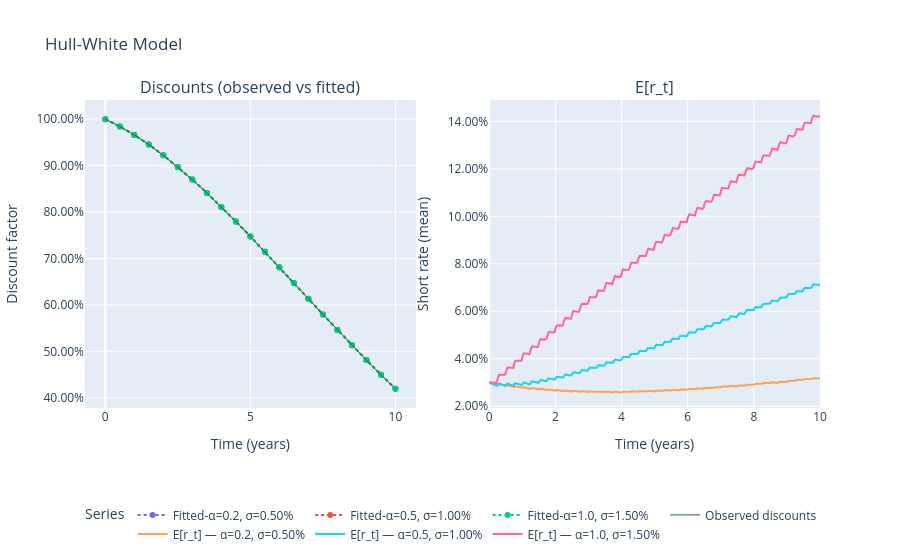

Notebook code for this chart:
### Code cell
eps = 1e-12
lnP_obs = np.log(simulation.expected_discounts)
f_raw = np.zeros_like(simulation.times)
f_raw[1:] = -(lnP_obs[1:] - lnP_obs[:-1]) / DT

s_factor = 5e-4
mask_pos = simulation.times > 0
spl_f = UnivariateSpline(simulation.times[mask_pos], f_raw[mask_pos], s=s_factor)
f = np.zeros_like(simulation.times)
f[mask_pos] = spl_f(simulation.times[mask_pos])
fprime = np.zeros_like(simulation.times)
fprime[mask_pos] = spl_f.derivative()(simulation.times[mask_pos])

r0 = f[1]

def hw_theta_from_curve(t, f, fprime, a, sigma):
    theta = np.zeros_like(t)
    theta[0] = f[1]  # benign at 0
    theta[1:] = fprime[1:] + a * f[1:] + (sigma**2)/(2*a) * (1.0 - np.exp(-2.0 * a * t[1:]))
    return theta

def hw_expectation_Q(t, theta, a, r0):
    E = np.zeros_like(t)
    E[0] = r0
    I = 0.0
    decay = np.exp(-a * DT)
    for k in range(1, len(t)):
        I = decay * I + a * 0.5 * DT * (theta[k] + decay * theta[k-1])
        E[k] = r0 * np.exp(-a * t[k]) + I
    return E

param_sets = [
    (0.20, 0.005),
    (0.50, 0.010),
    (1.00, 0.015),
]

cum_int_f = np.zeros_like(simulation.times)
cum_int_f[1:] = np.cumsum(0.5 * (f[:-1] + f[1:]) * DT)
P_fit = np.exp(-cum_int_f)
y_fit = np.zeros_like(simulation.times); y_fit[1:] = -np.log(P_fit[1:]) / simulation.times[1:]; y_fit[0] = r0

mean_paths = []
for a_hw, sigma_hw in param_sets:
    theta = hw_theta_from_curve(simulation.times, f, fprime, a_hw, sigma_hw)
    E_hw = hw_expectation_Q(simulation.times, theta, a_hw, r0)
    mean_paths.append((a_hw, sigma_hw, E_hw))


# to plot only some points
mask_t = (simulation.times * STEPS_PER_YEAR) % 180 == 0

# Plotting
fig = make_subplots(rows=1, cols=2, subplot_titles=("Discounts (observed vs fitted)", "E[r_t]"))
for a_hw, sigma_hw, _ in mean_paths:
    fig.add_trace(go.Scatter(x=simulation.times[mask_t], y=P_fit[mask_t], mode="markers+lines", name=f"Fitted-α={a_hw:.1f}, σ={sigma_hw:.2%}", line=dict(width=2, dash="dot")), row=1, col=1)
fig.add_trace(go.Scatter(x=simulation.times[mask_t], y=simulation.expected_discounts[mask_t], name="Observed discounts", mode="lines", line=dict(color="green", width=1)), row=1, col=1)

for a_hw, sigma_hw, E_hw in mean_paths:
    fig.add_trace(go.Scatter(x=simulation.times, y=E_hw, mode="lines", name=f"E[r_t] — α={a_hw:.1f}, σ={sigma_hw:.2%}"), row=1, col=2)

for c in (1,2):
    fig.update_yaxes(tickformat=".2%", row=1, col=c)
    fig.update_xaxes(title_text="Time (years)", row=1, col=c)

fig.update_yaxes(title_text="Discount factor", row=1, col=1)
fig.update_yaxes(title_text="Short rate (mean)", row=1, col=2)
fig.update_layout(title="Hull-White Model", legend_title="Series")
fig.update_layout(legend=dict(orientation="h", yanchor="top", y=-0.3, xanchor="center", x=0.5))
fig.show()

### Figure 1 — Plotly figure (JSON) as saved in the notebook; plotly's stock layout.template omitted (floating-point values rounded to 4 significant figures; data arrays with more than 128 entries replaced by an {"elided": "..."} marker saying what was removed)
{"data": [{"line": {"dash": "dot", "width": 2}, "mode": "markers+lines", "name": "Fitted-α=0.2, σ=0.50%", "type": "scatter", "x": [0.0, 0.5, 1.0, 1.5, 2.0, 2.5, 3.0, 3.5, 4.0, 4.5, 5.0, 5.5, 6.0, 6.5, 7.0, 7.5, 8.0, 8.5, 9.0, 9.5, 10.0], "xaxis": "x", "y": [1.0, 0.9844, 0.9661, 0.9453, 0.9221, 0.8969, 0.8699, 0.8411, 0.811, 0.7796, 0.7473, 0.7143, 0.6808, 0.647, 0.6132, 0.5795, 0.5461, 0.5132, 0.4811, 0.4497, 0.4191], "yaxis": "y"}, {"line": {"dash": "dot", "width": 2}, "mode": "markers+lines", "name": "Fitted-α=0.5, σ=1.00%", "type": "scatter", "x": [0.0, 0.5, 1.0, 1.5, 2.0, 2.5, 3.0, 3.5, 4.0, 4.5, 5.0, 5.5, 6.0, 6.5, 7.0, 7.5, 8.0, 8.5, 9.0, 9.5, 10.0], "xaxis": "x", "y": [1.0, 0.9844, 0.9661, 0.9453, 0.9221, 0.8969, 0.8699, 0.8411, 0.811, 0.7796, 0.7473, 0.7143, 0.6808, 0.647, 0.6132, 0.5795, 0.5461, 0.5132, 0.4811, 0.4497, 0.4191], "yaxis": "y"}, {"line": {"dash": "dot", "width": 2}, "mode": "markers+lines", "name": "Fitted-α=1.0, σ=1.50%", "type": "scatter", "x": [0.0, 0.5, 1.0, 1.5, 2.0, 2.5, 3.0, 3.5, 4.0, 4.5, 5.0, 5.5, 6.0, 6.5, 7.0, 7.5, 8.0, 8.5, 9.0, 9.5, 10.0], "xaxis": "x", "y": [1.0, 0.9844, 0.9661, 0.9453, 0.9221, 0.8969, 0.8699, 0.8411, 0.811, 0.7796, 0.7473, 0.7143, 0.6808, 0.647, 0.6132, 0.5795, 0.5461, 0.5132, 0.4811, 0.4497, 0.4191], "yaxis": "y"}, {"line": {"color": "green", "width": 1}, "mode": "lines", "name": "Observed discounts", "type": "scatter", "x": [0.0, 0.5, 1.0, 1.5, 2.0, 2.5, 3.0, 3.5, 4.0, 4.5, 5.0, 5.5, 6.0, 6.5, 7.0, 7.5, 8.0, 8.5, 9.0, 9.5, 10.0], "xaxis": "x", "y": [1.0, 0.9844, 0.966, 0.9452, 0.9221, 0.8969, 0.8698, 0.841, 0.8109, 0.7795, 0.7473, 0.7142, 0.6807, 0.6469, 0.6131, 0.5794, 0.546, 0.5132, 0.481, 0.4496, 0.4191], "yaxis": "y"}, {"mode": "lines", "name": "E[r_t] — α=0.2, σ=0.50%", "type": "scatter", "x": {"elided": "3601 float values"}, "xaxis": "x2", "y": {"elided": "3601 float values"}, "yaxis": "y2"}, {"mode": "lines", "name": "E[r_t] — α=0.5, σ=1.00%", "type": "scatter", "x": {"elided": "3601 float values"}, "xaxis": "x2", "y": {"elided": "3601 float values"}, "yaxis": "y2"}, {"mode": "lines", "name": "E[r_t] — α=1.0, σ=1.50%", "type": "scatter", "x": {"elided": "3601 float values"}, "xaxis": "x2", "y": {"elided": "3601 float values"}, "yaxis": "y2"}], "layout": {"annotations": [{"font": {"size": 16}, "showarrow": false, "text": "Discounts (observed vs fitted)", "x": 0.225, "xanchor": "center", "xref": "paper", "y": 1, "yanchor": "bottom", "yref": "paper"}, {"font": {"size": 16}, "showarrow": false, "text": "E[r_t]", "x": 0.775, "xanchor": "center", "xref": "paper", "y": 1, "yanchor": "bottom", "yref": "paper"}], "legend": {"orientation": "h", "title": {"text": "Series"}, "x": 0.5, "xanchor": "center", "y": -0.3, "yanchor": "top"}, "title": {"text": "Hull-White Model"}, "xaxis": {"anchor": "y", "domain": [0, 0.45], "title": {"text": "Time (years)"}}, "xaxis2": {"anchor": "y2", "domain": [0.55, 1], "title": {"text": "Time (years)"}}, "yaxis": {"anchor": "x", "domain": [0, 1], "tickformat": ".2%", "title": {"text": "Discount factor"}}, "yaxis2": {"anchor": "x2", "domain": [0, 1], "tickformat": ".2%", "title": {"text": "Short rate (mean)"}}}}
